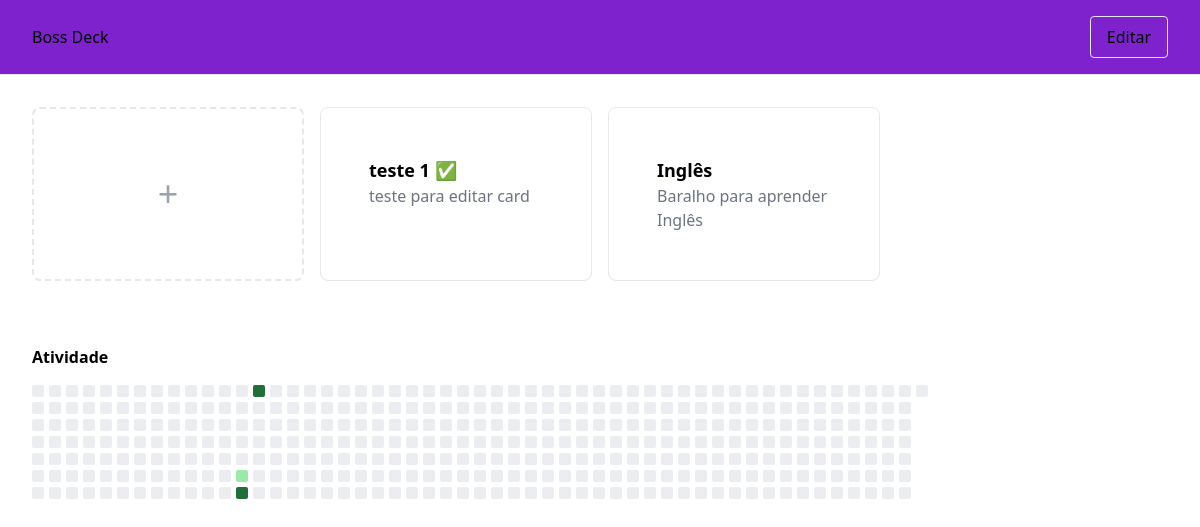
Before: / with the older database file.
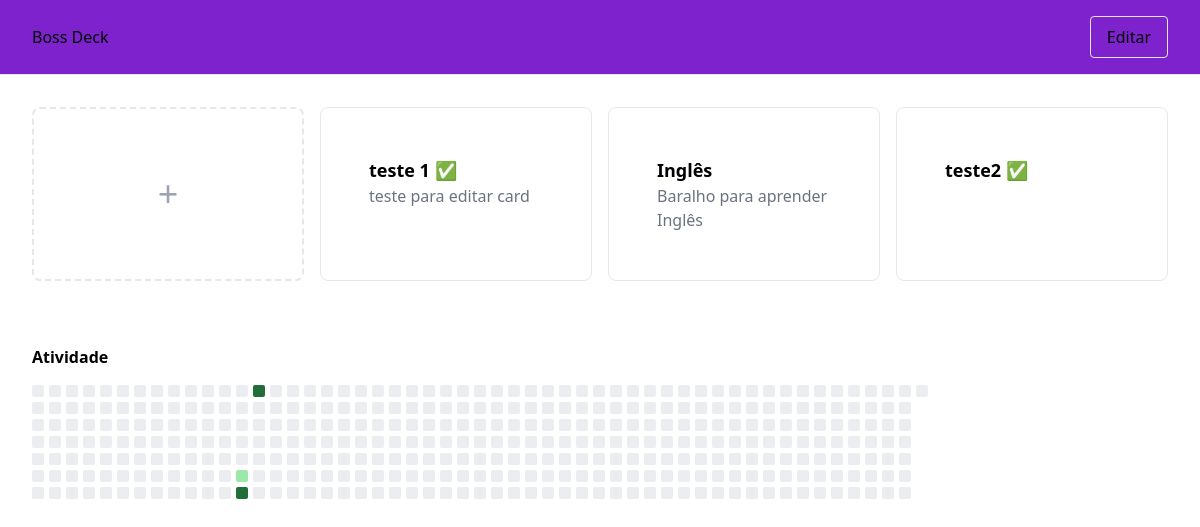
After: the same page with the newer database file.
### tables this page shows
CREATE TABLE decks (
            id          INTEGER PRIMARY KEY AUTOINCREMENT,
            name        TEXT NOT NULL,
            description TEXT
        );

### main.py (the view)
@app.route("/")
def index():
    decks = get_decks()
    heatmap = get_review_heatmap()
    return render_template("homepage.html", decks=decks, heatmap=[dict(h) for h in heatmap])

### database.py (called while the page is built)
def get_connection():
    conn = sqlite3.connect(DB)
    conn.row_factory = sqlite3.Row
    return conn

def get_decks():
    conn = get_connection()
    cursor = conn.cursor()
    cursor.execute("""
        SELECT
            decks.*,
            COUNT(CASE WHEN cards.next_review <= date('now') THEN 1 END) AS due
        FROM decks
        LEFT JOIN cards
            ON cards.deck_id = decks.id
        GROUP BY decks.id
    """)
    decks = cursor.fetchall()
    conn.close()
    return decks

def get_review_heatmap():
    conn = get_connection()
    cursor = conn.cursor()
    cursor.execute("""
        SELECT reviewed_at, COUNT(*) AS total
        FROM review_log
        GROUP BY reviewed_at
        ORDER BY reviewed_at
    """)
    data = cursor.fetchall()
    conn.commit()
    conn.close()
    return data

### templates/homepage.html (shortened to what this page needs)
<!DOCTYPE html>
<html lang="pt-br">
<head>
    <script src="https://cdn.tailwindcss.com"></script>
</head>
<body>
    <nav class="bg-purple-700 border-b px-8 py-4 flex justify-between items-center">
        <h2>Boss Deck</h2>
        <button onclick="toggleEdit()" class="border px-4 py-2 rounded">Editar</button>
    </nav>
    <div class="flex justify-center p-8">
        <div class="grid grid-cols-4 gap-4 mx-auto">
            <div onclick="document.getElementById('modal').classList.remove('hidden')"
                class="border-2 border-dashed rounded-lg p-6 flex items-center justify-center cursor-pointer hover:bg-gray-100">
                <span class="text-4xl text-gray-400">+</span>
            </div>
            {% for deck in decks %}
            <a href='/deck/{{ deck["id"] }}' class="border rounded-lg p-12 block hover:bg-gray-100 relative">
                <h2 class="font-bold text-lg">
                    {{ deck["name"] }}
                    {% if deck["due"] == 0 %} ✅ {% endif %}
                </h2>
                <p class="text-gray-500">{{ deck["description"] }}</p>
            </a>
            {% endfor %}
        </div>
    </div>
    <div class="p-8">
        <h2 class="font-bold mb-4">Atividade</h2>
        <div id="heatmap" class="flex gap-1"></div>
    </div>
</body>
</html>

Changed rows visible on the page:
added decks: name "teste2"
